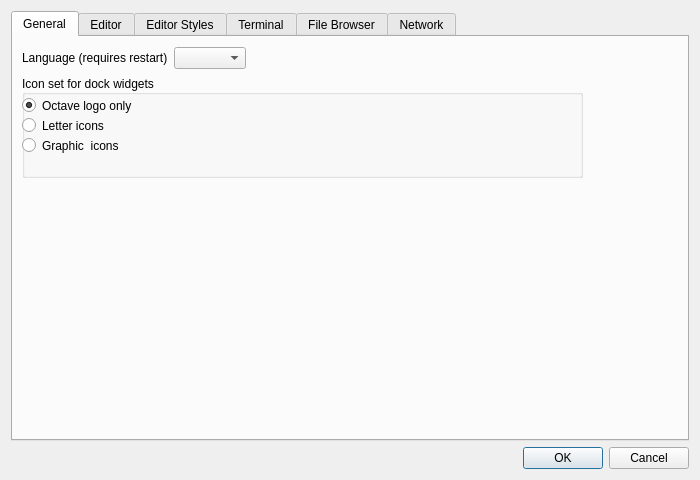
<?xml version="1.0" encoding="UTF-8"?>
<ui version="4.0">
 <class>settings_dialog</class>
 <widget class="QDialog" name="settings_dialog">
  <property name="windowModality">
   <enum>Qt::ApplicationModal</enum>
  </property>
  <property name="geometry">
   <rect>
    <x>0</x>
    <y>0</y>
    <width>700</width>
    <height>480</height>
   </rect>
  </property>
  <property name="minimumSize">
   <size>
    <width>700</width>
    <height>480</height>
   </size>
  </property>
  <property name="maximumSize">
   <size>
    <width>700</width>
    <height>480</height>
   </size>
  </property>
  <property name="windowTitle">
   <string>Settings</string>
  </property>
  <layout class="QVBoxLayout" name="verticalLayout_2">
   <item>
    <widget class="QTabWidget" name="tabWidget">
     <property name="currentIndex">
      <number>0</number>
     </property>
     <widget class="QWidget" name="tab_4">
      <property name="enabled">
       <bool>true</bool>
      </property>
      <attribute name="title">
       <string>General</string>
      </attribute>
      <widget class="QWidget" name="verticalLayoutWidget">
       <property name="geometry">
        <rect>
         <x>9</x>
         <y>10</y>
         <width>561</width>
         <height>131</height>
        </rect>
       </property>
       <layout class="QVBoxLayout" name="verticalLayout_7">
        <item>
         <layout class="QHBoxLayout" name="horizontalLayout_6">
          <item>
           <widget class="QLabel" name="label_2">
            <property name="text">
             <string>Language (requires restart)</string>
            </property>
           </widget>
          </item>
          <item>
           <widget class="QComboBox" name="comboBox_language">
            <property name="insertPolicy">
             <enum>QComboBox::InsertAtBottom</enum>
            </property>
           </widget>
          </item>
          <item>
           <spacer name="horizontalSpacer_3">
            <property name="orientation">
             <enum>Qt::Horizontal</enum>
            </property>
            <property name="sizeHint" stdset="0">
             <size>
              <width>40</width>
              <height>20</height>
             </size>
            </property>
           </spacer>
          </item>
         </layout>
        </item>
        <item>
         <widget class="QGroupBox" name="groupBox">
          <property name="sizePolicy">
           <sizepolicy hsizetype="Expanding" vsizetype="Expanding">
            <horstretch>0</horstretch>
            <verstretch>0</verstretch>
           </sizepolicy>
          </property>
          <property name="title">
           <string>Icon set for dock widgets</string>
          </property>
          <property name="alignment">
           <set>Qt::AlignLeading|Qt::AlignLeft|Qt::AlignVCenter</set>
          </property>
          <property name="flat">
           <bool>false</bool>
          </property>
          <property name="checkable">
           <bool>false</bool>
          </property>
          <widget class="QRadioButton" name="general_icon_octave">
           <property name="geometry">
            <rect>
             <x>0</x>
             <y>20</y>
             <width>151</width>
             <height>21</height>
            </rect>
           </property>
           <property name="text">
            <string>Octave logo only</string>
           </property>
           <property name="checked">
            <bool>true</bool>
           </property>
          </widget>
          <widget class="QRadioButton" name="general_icon_letter">
           <property name="geometry">
            <rect>
             <x>0</x>
             <y>40</y>
             <width>151</width>
             <height>21</height>
            </rect>
           </property>
           <property name="text">
            <string>Letter icons</string>
           </property>
          </widget>
          <widget class="QRadioButton" name="general_icon_graphic">
           <property name="geometry">
            <rect>
             <x>0</x>
             <y>60</y>
             <width>151</width>
             <height>21</height>
            </rect>
           </property>
           <property name="text">
            <string>Graphic  icons</string>
           </property>
          </widget>
         </widget>
        </item>
       </layout>
      </widget>
     </widget>
     <widget class="QWidget" name="tab">
      <attribute name="title">
       <string>Editor</string>
      </attribute>
      <layout class="QVBoxLayout" name="verticalLayout_6">
       <item>
        <layout class="QVBoxLayout" name="verticalLayout_5">
         <item>
          <layout class="QHBoxLayout" name="horizontalLayout_4"/>
         </item>
         <item>
          <widget class="QCheckBox" name="editor_showLineNumbers">
           <property name="enabled">
            <bool>true</bool>
           </property>
           <property name="text">
            <string>Show line numbers</string>
           </property>
          </widget>
         </item>
         <item>
          <widget class="QCheckBox" name="editor_highlightCurrentLine">
           <property name="enabled">
            <bool>true</bool>
           </property>
           <property name="text">
            <string>Highlight current line</string>
           </property>
          </widget>
         </item>
         <item>
          <widget class="QCheckBox" name="editor_codeCompletion">
           <property name="enabled">
            <bool>true</bool>
           </property>
           <property name="text">
            <string>Code completion</string>
           </property>
           <property name="checked">
            <bool>false</bool>
           </property>
          </widget>
         </item>
         <item>
          <widget class="QCheckBox" name="editor_longWindowTitle">
           <property name="text">
            <string>Show complete path in window title</string>
           </property>
          </widget>
         </item>
         <item>
          <widget class="QCheckBox" name="editor_restoreSession">
           <property name="text">
            <string>Restore tabs from previous session on startup</string>
           </property>
          </widget>
         </item>
        </layout>
       </item>
       <item>
        <spacer name="verticalSpacer">
         <property name="orientation">
          <enum>Qt::Vertical</enum>
         </property>
         <property name="sizeHint" stdset="0">
          <size>
           <width>20</width>
           <height>40</height>
          </size>
         </property>
        </spacer>
       </item>
       <item>
        <layout class="QHBoxLayout" name="horizontalLayout">
         <item>
          <widget class="QCheckBox" name="useCustomFileEditor">
           <property name="enabled">
            <bool>true</bool>
           </property>
           <property name="text">
            <string>Use custom file editor:</string>
           </property>
          </widget>
         </item>
         <item>
          <widget class="QLineEdit" name="customFileEditor">
           <property name="enabled">
            <bool>false</bool>
           </property>
           <property name="text">
            <string>emacs</string>
           </property>
          </widget>
         </item>
        </layout>
       </item>
      </layout>
     </widget>
     <widget class="QWidget" name="tab_6">
      <attribute name="title">
       <string>Editor Styles</string>
      </attribute>
      <widget class="QTabWidget" name="tabs_editor_styles">
       <property name="geometry">
        <rect>
         <x>2</x>
         <y>9</y>
         <width>671</width>
         <height>381</height>
        </rect>
       </property>
      </widget>
     </widget>
     <widget class="QWidget" name="tab_5">
      <attribute name="title">
       <string>Terminal</string>
      </attribute>
      <layout class="QVBoxLayout" name="verticalLayout">
       <item>
        <layout class="QHBoxLayout" name="horizontalLayout_5">
         <item>
          <widget class="QLabel" name="label_11">
           <property name="text">
            <string>Font</string>
           </property>
          </widget>
         </item>
         <item>
          <widget class="QFontComboBox" name="terminal_fontName">
           <property name="editable">
            <bool>false</bool>
           </property>
           <property name="fontFilters">
            <set>QFontComboBox::MonospacedFonts</set>
           </property>
          </widget>
         </item>
         <item>
          <widget class="QLabel" name="label_12">
           <property name="text">
            <string>Font Size</string>
           </property>
          </widget>
         </item>
         <item>
          <widget class="QSpinBox" name="terminal_fontSize">
           <property name="minimum">
            <number>2</number>
           </property>
           <property name="maximum">
            <number>96</number>
           </property>
           <property name="value">
            <number>10</number>
           </property>
          </widget>
         </item>
         <item>
          <spacer name="horizontalSpacer_5">
           <property name="orientation">
            <enum>Qt::Horizontal</enum>
           </property>
           <property name="sizeHint" stdset="0">
            <size>
             <width>40</width>
             <height>20</height>
            </size>
           </property>
          </spacer>
         </item>
        </layout>
       </item>
       <item>
        <layout class="QHBoxLayout" name="horizontalLayout_3">
         <item>
          <widget class="QLabel" name="label">
           <property name="text">
            <string>Cursor type:</string>
           </property>
          </widget>
         </item>
         <item>
          <widget class="QComboBox" name="terminal_cursorType"/>
         </item>
         <item>
          <spacer name="horizontalSpacer">
           <property name="orientation">
            <enum>Qt::Horizontal</enum>
           </property>
           <property name="sizeHint" stdset="0">
            <size>
             <width>40</width>
             <height>20</height>
            </size>
           </property>
          </spacer>
         </item>
        </layout>
       </item>
       <item>
        <layout class="QHBoxLayout" name="horizontalLayout_2">
         <item>
          <widget class="QCheckBox" name="terminal_cursorBlinking">
           <property name="text">
            <string>Cursor blinking</string>
           </property>
          </widget>
         </item>
         <item>
          <spacer name="horizontalSpacer_2">
           <property name="orientation">
            <enum>Qt::Horizontal</enum>
           </property>
           <property name="sizeHint" stdset="0">
            <size>
             <width>40</width>
             <height>20</height>
            </size>
           </property>
          </spacer>
         </item>
        </layout>
       </item>
       <item>
        <spacer name="verticalSpacer_3">
         <property name="orientation">
          <enum>Qt::Vertical</enum>
         </property>
         <property name="sizeHint" stdset="0">
          <size>
           <width>20</width>
           <height>321</height>
          </size>
         </property>
        </spacer>
       </item>
      </layout>
     </widget>
     <widget class="QWidget" name="tab_2">
      <attribute name="title">
       <string>File Browser</string>
      </attribute>
      <layout class="QVBoxLayout" name="verticalLayout_3">
       <item>
        <widget class="QCheckBox" name="showFilenames">
         <property name="text">
          <string>Show filenames</string>
         </property>
        </widget>
       </item>
       <item>
        <widget class="QCheckBox" name="showFileSize">
         <property name="text">
          <string>Show file size</string>
         </property>
        </widget>
       </item>
       <item>
        <widget class="QCheckBox" name="showFileType">
         <property name="text">
          <string>Show file type</string>
         </property>
        </widget>
       </item>
       <item>
        <widget class="QCheckBox" name="showLastModified">
         <property name="text">
          <string>Show date of last modification</string>
         </property>
        </widget>
       </item>
       <item>
        <widget class="QCheckBox" name="showHiddenFiles">
         <property name="text">
          <string>Show hidden files</string>
         </property>
        </widget>
       </item>
       <item>
        <widget class="QCheckBox" name="useAlternatingRowColors">
         <property name="text">
          <string>Alternating row colors</string>
         </property>
        </widget>
       </item>
       <item>
        <spacer name="verticalSpacer_2">
         <property name="orientation">
          <enum>Qt::Vertical</enum>
         </property>
         <property name="sizeHint" stdset="0">
          <size>
           <width>20</width>
           <height>360</height>
          </size>
         </property>
        </spacer>
       </item>
      </layout>
     </widget>
     <widget class="QWidget" name="tab_3">
      <attribute name="title">
       <string>Network</string>
      </attribute>
      <layout class="QVBoxLayout" name="verticalLayout_4">
       <item>
        <widget class="QCheckBox" name="useProxyServer">
         <property name="text">
          <string>Use proxy server</string>
         </property>
        </widget>
       </item>
       <item>
        <layout class="QFormLayout" name="formLayout">
         <item row="0" column="0">
          <widget class="QLabel" name="label_3">
           <property name="enabled">
            <bool>false</bool>
           </property>
           <property name="text">
            <string>Proxy Type:</string>
           </property>
          </widget>
         </item>
         <item row="0" column="1">
          <widget class="QComboBox" name="proxyType">
           <property name="enabled">
            <bool>false</bool>
           </property>
           <item>
            <property name="text">
             <string>HttpProxy</string>
            </property>
           </item>
           <item>
            <property name="text">
             <string>Socks5Proxy</string>
            </property>
           </item>
          </widget>
         </item>
         <item row="1" column="0">
          <widget class="QLabel" name="label_4">
           <property name="enabled">
            <bool>false</bool>
           </property>
           <property name="text">
            <string>Hostname:</string>
           </property>
          </widget>
         </item>
         <item row="1" column="1">
          <widget class="QLineEdit" name="proxyHostName">
           <property name="enabled">
            <bool>false</bool>
           </property>
          </widget>
         </item>
         <item row="2" column="0">
          <widget class="QLabel" name="label_5">
           <property name="enabled">
            <bool>false</bool>
           </property>
           <property name="text">
            <string>Port:</string>
           </property>
          </widget>
         </item>
         <item row="2" column="1">
          <widget class="QLineEdit" name="proxyPort">
           <property name="enabled">
            <bool>false</bool>
           </property>
          </widget>
         </item>
         <item row="3" column="0">
          <widget class="QLabel" name="label_6">
           <property name="enabled">
            <bool>false</bool>
           </property>
           <property name="text">
            <string>Username:</string>
           </property>
          </widget>
         </item>
         <item row="3" column="1">
          <widget class="QLineEdit" name="proxyUserName">
           <property name="enabled">
            <bool>false</bool>
           </property>
          </widget>
         </item>
         <item row="4" column="0">
          <widget class="QLabel" name="label_7">
           <property name="enabled">
            <bool>false</bool>
           </property>
           <property name="text">
            <string>Password:</string>
           </property>
          </widget>
         </item>
         <item row="4" column="1">
          <widget class="QLineEdit" name="proxyPassword">
           <property name="enabled">
            <bool>false</bool>
           </property>
           <property name="echoMode">
            <enum>QLineEdit::Password</enum>
           </property>
          </widget>
         </item>
        </layout>
       </item>
      </layout>
     </widget>
    </widget>
   </item>
   <item>
    <widget class="QDialogButtonBox" name="buttonBox">
     <property name="standardButtons">
      <set>QDialogButtonBox::Cancel|QDialogButtonBox::Ok</set>
     </property>
    </widget>
   </item>
  </layout>
 </widget>
 <resources/>
 <connections>
  <connection>
   <sender>useProxyServer</sender>
   <signal>toggled(bool)</signal>
   <receiver>label_4</receiver>
   <slot>setEnabled(bool)</slot>
   <hints>
    <hint type="sourcelabel">
     <x>249</x>
     <y>59</y>
    </hint>
    <hint type="destinationlabel">
     <x>69</x>
     <y>122</y>
    </hint>
   </hints>
  </connection>
  <connection>
   <sender>useProxyServer</sender>
   <signal>toggled(bool)</signal>
   <receiver>label_3</receiver>
   <slot>setEnabled(bool)</slot>
   <hints>
    <hint type="sourcelabel">
     <x>249</x>
     <y>59</y>
    </hint>
    <hint type="destinationlabel">
     <x>59</x>
     <y>91</y>
    </hint>
   </hints>
  </connection>
  <connection>
   <sender>useProxyServer</sender>
   <signal>toggled(bool)</signal>
   <receiver>label_5</receiver>
   <slot>setEnabled(bool)</slot>
   <hints>
    <hint type="sourcelabel">
     <x>249</x>
     <y>59</y>
    </hint>
    <hint type="destinationlabel">
     <x>44</x>
     <y>152</y>
    </hint>
   </hints>
  </connection>
  <connection>
   <sender>useProxyServer</sender>
   <signal>toggled(bool)</signal>
   <receiver>proxyType</receiver>
   <slot>setEnabled(bool)</slot>
   <hints>
    <hint type="sourcelabel">
     <x>249</x>
     <y>59</y>
    </hint>
    <hint type="destinationlabel">
     <x>291</x>
     <y>91</y>
    </hint>
   </hints>
  </connection>
  <connection>
   <sender>useProxyServer</sender>
   <signal>toggled(bool)</signal>
   <receiver>proxyHostName</receiver>
   <slot>setEnabled(bool)</slot>
   <hints>
    <hint type="sourcelabel">
     <x>249</x>
     <y>59</y>
    </hint>
    <hint type="destinationlabel">
     <x>291</x>
     <y>124</y>
    </hint>
   </hints>
  </connection>
  <connection>
   <sender>useProxyServer</sender>
   <signal>toggled(bool)</signal>
   <receiver>proxyPort</receiver>
   <slot>setEnabled(bool)</slot>
   <hints>
    <hint type="sourcelabel">
     <x>249</x>
     <y>59</y>
    </hint>
    <hint type="destinationlabel">
     <x>364</x>
     <y>154</y>
    </hint>
   </hints>
  </connection>
  <connection>
   <sender>useCustomFileEditor</sender>
   <signal>toggled(bool)</signal>
   <receiver>customFileEditor</receiver>
   <slot>setEnabled(bool)</slot>
   <hints>
    <hint type="sourcelabel">
     <x>111</x>
     <y>62</y>
    </hint>
    <hint type="destinationlabel">
     <x>343</x>
     <y>63</y>
    </hint>
   </hints>
  </connection>
  <connection>
   <sender>useProxyServer</sender>
   <signal>toggled(bool)</signal>
   <receiver>label_7</receiver>
   <slot>setEnabled(bool)</slot>
   <hints>
    <hint type="sourcelabel">
     <x>249</x>
     <y>59</y>
    </hint>
    <hint type="destinationlabel">
     <x>67</x>
     <y>212</y>
    </hint>
   </hints>
  </connection>
  <connection>
   <sender>useProxyServer</sender>
   <signal>toggled(bool)</signal>
   <receiver>proxyUserName</receiver>
   <slot>setEnabled(bool)</slot>
   <hints>
    <hint type="sourcelabel">
     <x>249</x>
     <y>59</y>
    </hint>
    <hint type="destinationlabel">
     <x>364</x>
     <y>184</y>
    </hint>
   </hints>
  </connection>
  <connection>
   <sender>useProxyServer</sender>
   <signal>toggled(bool)</signal>
   <receiver>proxyPassword</receiver>
   <slot>setEnabled(bool)</slot>
   <hints>
    <hint type="sourcelabel">
     <x>249</x>
     <y>59</y>
    </hint>
    <hint type="destinationlabel">
     <x>364</x>
     <y>214</y>
    </hint>
   </hints>
  </connection>
  <connection>
   <sender>useProxyServer</sender>
   <signal>toggled(bool)</signal>
   <receiver>label_6</receiver>
   <slot>setEnabled(bool)</slot>
   <hints>
    <hint type="sourcelabel">
     <x>249</x>
     <y>59</y>
    </hint>
    <hint type="destinationlabel">
     <x>68</x>
     <y>182</y>
    </hint>
   </hints>
  </connection>
  <connection>
   <sender>buttonBox</sender>
   <signal>accepted()</signal>
   <receiver>settings_dialog</receiver>
   <slot>accept()</slot>
   <hints>
    <hint type="sourcelabel">
     <x>299</x>
     <y>366</y>
    </hint>
    <hint type="destinationlabel">
     <x>299</x>
     <y>199</y>
    </hint>
   </hints>
  </connection>
  <connection>
   <sender>buttonBox</sender>
   <signal>rejected()</signal>
   <receiver>settings_dialog</receiver>
   <slot>reject()</slot>
   <hints>
    <hint type="sourcelabel">
     <x>299</x>
     <y>366</y>
    </hint>
    <hint type="destinationlabel">
     <x>299</x>
     <y>199</y>
    </hint>
   </hints>
  </connection>
 </connections>
</ui>
